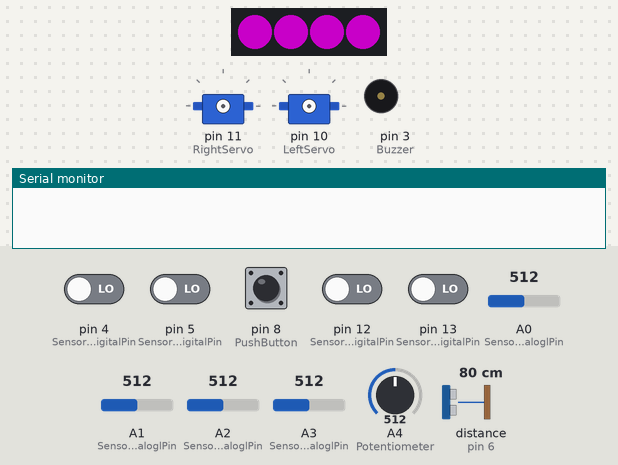
Simulated run of this sketch. Board: Arduino Uno, built with avr-gcc and run on an emulated ATmega328P. On the bench: 4 RGB LEDs in strip order, left to right, 2 × servo, buzzer (waves = sounding), the last lines printed to the serial monitor. The inputs (shaded band) are chosen by the test bench; at power-on: pin 4 (Sensor4DigitalPin), pin 5 (Sensor3DigitalPin), pin 8 (PushButton), pin 12 (Sensor2DigitalPin), pin 13 (Sensor1DigitalPin) LOW, A0 (Sensor1AnaloglPin) = 512, A1 (Sensor2AnaloglPin) = 512, A2 (Sensor3AnaloglPin) = 512, A3 (Sensor4AnaloglPin) = 512, A4 (Potentiometer) = 512, distance to the obstacle (sensor on pin 6) 80 cm. The echo pulse lasts 58.3 µs per cm; dim RGB values are drawn brighter than linear.

Above: at 1.2 s.
1.3 s: pin 8 (PushButton) pulled HIGH for 3.2 s
At 5.0 s:
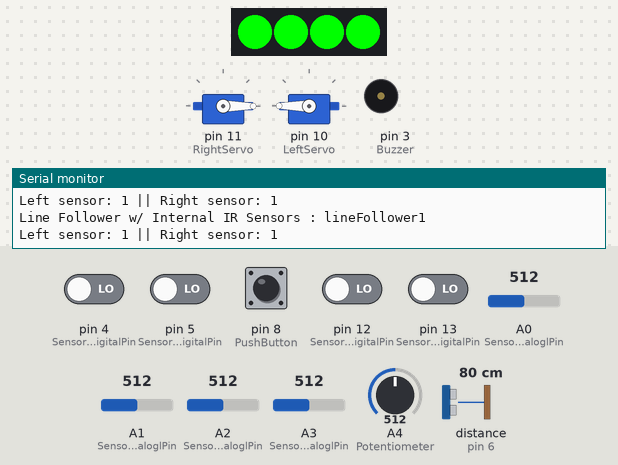
6.0 s: pin 5 (Sensor3DigitalPin) driven HIGH
At 7.0 s:
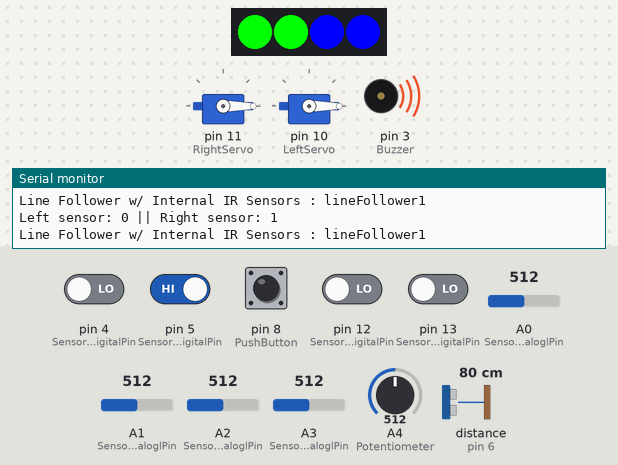
7.5 s: pin 12 (Sensor2DigitalPin) driven HIGH
At 8.7 s:
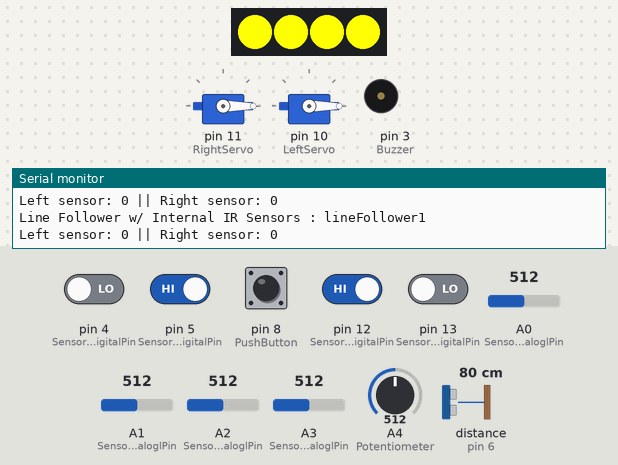
9.0 s: pin 5 (Sensor3DigitalPin) driven LOW
At 10.2 s:
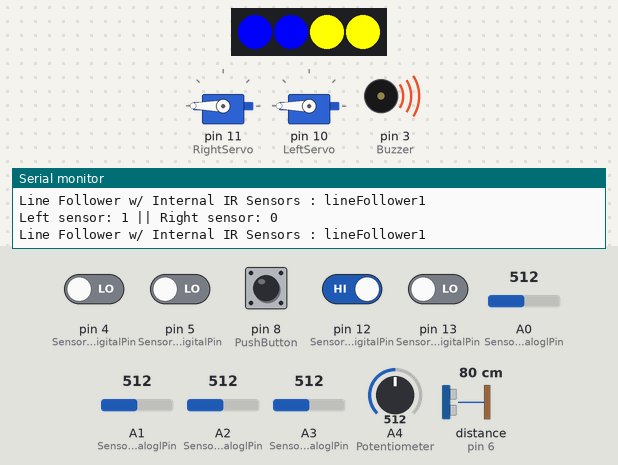
10.5 s: pin 5 (Sensor3DigitalPin) driven HIGH
At 11.7 s:
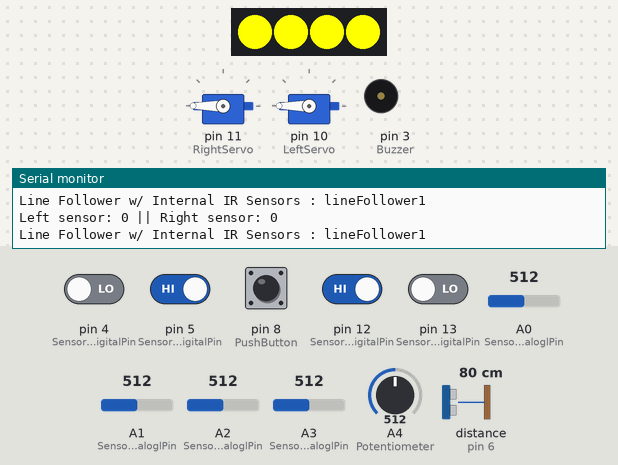
12.0 s: pin 12 (Sensor2DigitalPin) driven LOW
At 13.4 s:
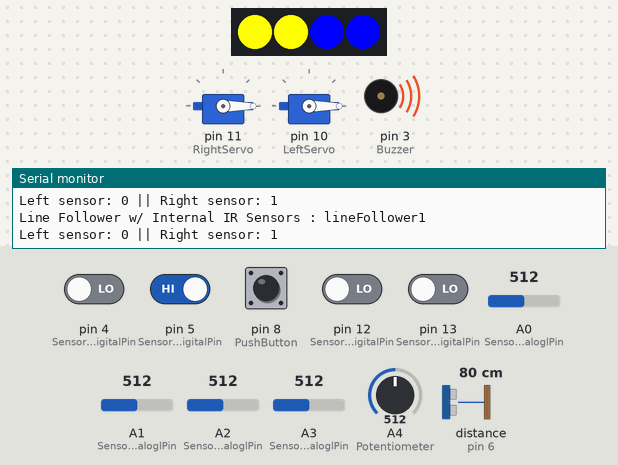
Timing chart, 0 to 14.5 s (numbered marks = the images above; inputs shaded):
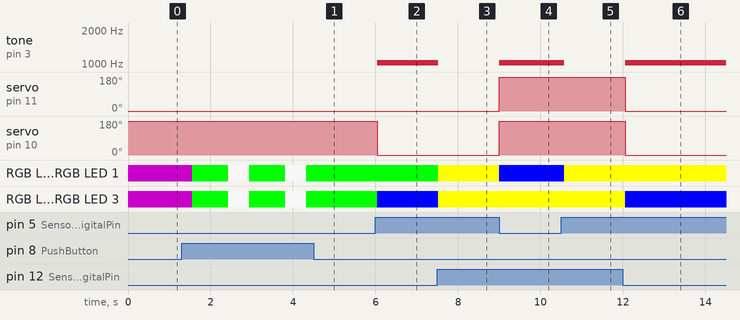

Measured:
- after the input at 1.3 s, RGB LED 0–3: alternates RGB(229, 229, 229) for 0.52 s and RGB(0, 255, 0) for 0.87 s, 5 changes in all, then stays RGB(0, 255, 0), starting after 0.26 s
- after the input at 6.0 s, tone on pin 3 (Buzzer): silent → 1024 Hz after 0.05 s; servo on pin 10 (LeftServo): 180° → 0° after 0.05 s; RGB LED 2, RGB LED 3: RGB(0, 255, 0) → RGB(0, 0, 255) after 0.05 s
- after the input at 7.5 s, tone on pin 3 (Buzzer): 1024 Hz → silent at once; RGB LED 0, RGB LED 1: RGB(0, 255, 0) → RGB(255, 255, 0) at once; RGB LED 2, RGB LED 3: RGB(0, 0, 255) → RGB(255, 255, 0) at once
- after the input at 9.0 s, tone on pin 3 (Buzzer): silent → 1024 Hz at once; servo on pin 11 (RightServo), servo on pin 10 (LeftServo): 0° → 180° at once; RGB LED 0, RGB LED 1: RGB(255, 255, 0) → RGB(0, 0, 255) at once
- after the input at 10.5 s, tone on pin 3 (Buzzer): 1024 Hz → silent after 0.08 s; RGB LED 0, RGB LED 1: RGB(0, 0, 255) → RGB(255, 255, 0) after 0.08 s
- after the input at 12.0 s, tone on pin 3 (Buzzer): silent → 1024 Hz after 0.06 s; servo on pin 11 (RightServo), servo on pin 10 (LeftServo): 180° → 0° after 0.06 s; RGB LED 2, RGB LED 3: RGB(255, 255, 0) → RGB(0, 0, 255) after 0.06 s

The sketch:

Learningbot_Test_All_Peripheries_6-4-18.ino
```cpp
/*Learning Bot Testing Peripheries Code

   Libraries: Servo, WS2812

   When Uploaded, Learningbot will have 5 states:

   Initial State -  LEDs are pink and none of the peripheries are not being used.
   Learningbot stays still

   Barrier Detector - Learningbot travels until an obsicale or wall is detected via the
   Ultrasonic Ranger. When this happens, Learning will back up and then turn either
   left or Right

   Line Follower - Learningbot will follow a black line. For best results, use black
   vinyl tape.

   Light Follower - When provided enough light, Learningbot will turn in the direction
   of that light soure and follow it.

   Test Analog Inputs - Correlates an LED to the Periphery sensor near it. each LEDs
   brightness is correlated to the analog input from that sensor.

   To change state, simple push the on-board push button.
   In each of these states, the buzzer will turn on when turning or moving backwards.
   The potentiometer affects the buzzer's pitch.

   Neopixel Color Indication:
   Pink - Initial state
   Green - Forward
   Blue - Turning either left or right
   Red- Backward
   Yellow - Stalling

   Citations:
   HCSR04 example code and ws2812 library example code
  light_ws2812 example

  Created: 07.03.2014 12:49:30
   Author: Matthias Riegler
*/
#include <Servo.h>
Servo leftServo, rightServo;
#define RightServo 11
#define LeftServo 10

#include <WS2812.h>
#define numofLEDs 4
WS2812 LED(numofLEDs); // 4 LEDs
cRGB value;

#define Sensor1DigitalPin 13
#define Sensor2DigitalPin 12
#define Sensor3DigitalPin 5
#define Sensor4DigitalPin 4

#define Sensor1AnaloglPin 0
#define Sensor2AnaloglPin 1
#define Sensor3AnaloglPin 2
#define Sensor4AnaloglPin 3

#define Potentiometer 4//Verified 5-17-18 Analog Pin A4
#define Buzzer 3//Verified

#define PushButton 8//Verified

#define TriggerPin 7//verified
#define EchoPin 6//verified

long duration, distance;

int counter = 0;// keeps track of pushbutton and helps turn learning bot "on" and "off"
long prevMillis = 0;//long for "AlternateBackward" timer
bool AlternateLeftRight;
bool AlternateBackward;
bool onOff = false;//boolean to turn learning bot "on" and "off"
bool online = false;//boolean to keep learningbot online within working perameters
bool leftSensor, rightSensor, leftSensor2, rightSensor2;
void setup() {
  LED.setOutput(9);//neopixels connected to pin 9

  pinMode(Sensor1DigitalPin, INPUT);
  pinMode(Sensor2DigitalPin, INPUT);
  pinMode(Sensor3DigitalPin, INPUT);
  pinMode(Sensor4DigitalPin, INPUT);
  pinMode(TriggerPin, OUTPUT); // Sets the TriggerPin as an Output
  pinMode(EchoPin, INPUT); // Sets the EchoPin as an Input

  Serial.begin(9600);
}

void loop() {
  pushButton();
}
void pushButton() {
  if (digitalRead(PushButton)) {
    counter++;
    delay(250);
  }
  if (counter <= 4) {
    switch (counter) {
      case 0:
        onOff = false;
        NeopixelsHigh(100, 0, 100, 0, numofLEDs); //pink
        rightServo.detach();
        leftServo.detach();
        noTone(Buzzer);
        break;
      case 1:
        onOff = true;
        barrierDetector();//function for barrier detection
        Serial.println("Barrier Detector w/ Ultrasonic Sensor: barrierDetector");
        Serial.print("On: ");
        Serial.print(onOff);
        Serial.print("  ||  Online:  ");
        Serial.print(online);
        Serial.print("  ||  Distance:  ");
        Serial.print(distance);
        Serial.print("  ||  Counter:  ");
        Serial.println(counter);
        break;
      case 2:
        onOff = true;
        leftSensor = !digitalRead(Sensor3DigitalPin);
        rightSensor = !digitalRead(Sensor2DigitalPin);
        lineFollower();// function for running learningbot
        //for troubleshooting lineFollower() function
        Serial.println("Line Follower w/ Internal IR Sensors : lineFollower1");
        Serial.print("Left sensor: ");
        Serial.print(leftSensor);
        Serial.print(" || Right sensor: ");
        Serial.println(rightSensor);
        break;
      case 3:
        onOff = true;
        leftSensor = digitalRead(Sensor4DigitalPin);
        rightSensor = digitalRead(Sensor1DigitalPin);
        lightFollower();// function for running learningbot
        //for troubleshooting lineFollower() function
        Serial.println("Line Follower w/ Internal IR Sensors : lineFollower2");
        Serial.print("Left sensor: ");
        Serial.print(leftSensor2);
        Serial.print(" || Right sensor: ");
        Serial.println(rightSensor2);
        break;
      case 4:
        onOff = false;
        testAnalogInput();
        rightServo.detach();
        leftServo.detach();
        noTone(Buzzer);
        break;
    }
  } else {
    counter = 0;
  }
}
void testAnalogInput() {
  /*
     This function tests the analog input of the IR and LDR sensors
     The analog input will affect the brightness of a corresponding
     neopixel near it.
  */
  int analog1 = (analogRead(Sensor1AnaloglPin) / 4) - 155 ;
  int analog2 = (analogRead(Sensor2AnaloglPin) / 4) - 155;
  int analog3 = (analogRead(Sensor3AnaloglPin) / 4) - 155;
  int analog4 = (analogRead(Sensor4AnaloglPin) / 4) - 155;
  NeopixelsHigh(analog1, analog1, analog1, 3, numofLEDs);
  NeopixelsHigh(analog2, analog2, analog2, 2, 3);
  NeopixelsHigh(analog3, analog3, analog3, 1, 2);
  NeopixelsHigh(analog4, analog4, analog4, 0, 1);
  Serial.print("Analog 1:  ");
  Serial.print(analog1);
  Serial.print("  ||  Analog 2:  ");
  Serial.print(analog2);
  Serial.print("  ||  Analog 3:  ");
  Serial.print(analog3);
  Serial.print("  ||  Analog 4:  ");
  Serial.println(analog4);
  delay(10);
}
void lightFollower() {
  /* Learningbot will follow a black line using two IR sensors
  */
  if (onOff) {
    rightServo.attach(RightServo);
    leftServo.attach(LeftServo);
    online = true;
  }
  else {
    rightServo.detach();
    leftServo.detach();
    NeopixelsOff();
    online = false;
    noTone(Buzzer);
  }
  if (online) {
    if (!leftSensor && !rightSensor) {
      forward();
      noTone(Buzzer);
    }
    else {
      rightServo.attach(RightServo);
      leftServo.attach(LeftServo);
      //alternate();
      if (leftSensor && !rightSensor) {
        left();
        buzzer();
      }
      else if (!leftSensor && rightSensor)  {
        right();
        buzzer();
      }
      else if (leftSensor && rightSensor) {
        stall();
        noTone(Buzzer);
      }
    }
  }
  delay(1);
}
void lineFollower() {
  /* Learningbot will follow a black line using two IR sensors
  */
  if (onOff) {
    rightServo.attach(RightServo);
    leftServo.attach(LeftServo);
    online = true;
  }
  else {
    rightServo.detach();
    leftServo.detach();
    NeopixelsOff();
    online = false;
    noTone(Buzzer);
  }
  if (online) {
    if (!leftSensor && !rightSensor) {
      stall();
      noTone(Buzzer);
    }
    else {
      rightServo.attach(RightServo);
      leftServo.attach(LeftServo);
      //alternate();
      if (leftSensor && !rightSensor) {
        left();
        buzzer();
      }
      else if (!leftSensor && rightSensor)  {
        right();
        buzzer();
      }
      else if (leftSensor && rightSensor) {
        forward();
        noTone(Buzzer);
      }
    }
  }
  delay(1);
}

void barrierDetector() {
  /* Learningbot will go straight untli the ultrasonic sensor detctes a wall
     Potentiometer controls brightness of neopixels
     Pushbutton turns everything "on" or "off"
     Buzzer beeps when wall is detected
  */
  ultrasonicSensor();
  if (onOff) {
    if (distance > 4300 || distance < 5) {
      online = false;
    }
    else {
      rightServo.attach(RightServo);
      leftServo.attach(LeftServo);
      online = true;
    }
  }
  else {
    rightServo.detach();
    leftServo.detach();
    NeopixelsOff();
    online = false;
    noTone(Buzzer);
  }
  if (online) {
    if (distance > 15) {
      forward();
      noTone(Buzzer);
    }
    else {
      buzzer();
      alternateLeftRightandBackward();
    }
  }
}
void alternateLeftRightandBackward() {
  bool alternate;
  if (millis() - prevMillis >= 2000) {
    prevMillis = millis();
    AlternateLeftRight = !AlternateLeftRight;
    //Serial.println("backward");
  }
  if (AlternateLeftRight) {
    left();
    Serial.println("left");
  }
  else {
    right();
    Serial.println("right");
  }
}
/*
   DO NOT TOUCH THESE FUNCTIONS
*/
/*
   for neopixels
*/
void NeopixelsOff() {
  value.b = 0; value.g = 0; value.r = 0; // RGB Value -> Blue
  for (int i = 0; i < numofLEDs; i++) {
    LED.set_crgb_at(i, value); // Set value at LED found at index i
    LED.sync(); // Sends the value to the LED
  }
}
void NeopixelsHigh(int r, int g, int b, int lowerLimit, int upperLimit) {
  value.b = b; value.g = g; value.r = r;
  for (int i = lowerLimit; i < upperLimit; i++) {
    LED.set_crgb_at(i, value); // Set value at LED found at index i
    LED.sync(); // Sends the value to the LED
  }
}
void buzzer() {
  int potValue = analogRead(Potentiometer) * 2;
  tone(Buzzer, potValue);
  //Serial.println(potValue);
}
/*
   functions for servo directions, don't touch!
*/
void forward() {
  rightServo.write(0);
  leftServo.write(180);
  NeopixelsHigh(0, 255, 0, 0, numofLEDs);//green
}
void backward() {
  rightServo.write(180);
  leftServo.write(0);
  NeopixelsHigh(255, 0, 0, 0, numofLEDs);//red
}
void left() {
  rightServo.write(180);
  leftServo.write(180);
  NeopixelsHigh(0, 0, 255, 0, 2);//blue
}
void right() {
  rightServo.write(0);
  leftServo.write(0);
  NeopixelsHigh(0, 0, 255, 2, numofLEDs);//blue
}
void stall() {
  rightServo.detach();
  leftServo.detach();
  NeopixelsHigh(255, 255, 0, 0, numofLEDs);//yellow
}
/*
   functions for ultrasonic sensor, don't touch!
*/
void ultrasonicSensor() {
  // Clears the TriggerPin
  digitalWrite(TriggerPin, LOW);
  delayMicroseconds(2);
  // Sets the TriggerPin on HIGH state for 10 micro seconds
  digitalWrite(TriggerPin, HIGH);
  delayMicroseconds(10);
  digitalWrite(TriggerPin, LOW);
  // Reads the EchoPin, returns the sound wave travel time in microseconds
  duration = pulseIn(EchoPin, HIGH);
  // Calculating the distance
  distance = duration * 0.034 / 2;
  // Prints the distance on the Serial Monitor

  //  Serial.print("Distance: ");
  //  Serial.println(distance);
}
long microsecondsToInches(long microseconds) {
  // According to Parallax's datasheet for the PING))), there are 73.746
  // microseconds per inch (i.e. sound travels at 1130 feet per second).
  // This gives the distance travelled by the ping, outbound and return,
  // so we divide by 2 to get the distance of the obstacle.
  // See: http://www.parallax.com/dl/docs/prod/acc/28015-PING-v1.3.pdf
  return microseconds / 74 / 2;
}

long microsecondsToCentimeters(long microseconds) {
  // The speed of sound is 340 m/s or 29 microseconds per centimeter.
  // The ping travels out and back, so to find the distance of the object we
  // take half of the distance travelled.
  return microseconds / 29 / 2;
}
```
